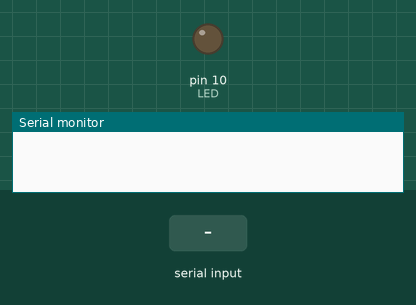
Simulated run of this sketch. Board: Arduino Uno, built with avr-gcc and run on an emulated ATmega328P. Shown: output pins drawn as LEDs (lit = HIGH), the last lines printed to the serial monitor. The test bench sets the inputs (shaded band).

Above: at 1.2 s.
1.3 s: "1" received over Serial
At 1.6 s:
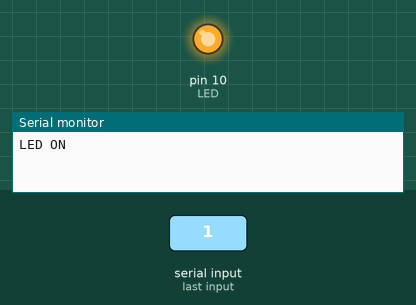
2.8 s: "0" received over Serial
At 4.0 s:
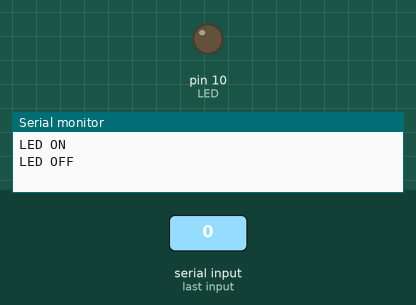
Timing chart, 0 to 5.8 s (numbered marks = the images above; inputs shaded):
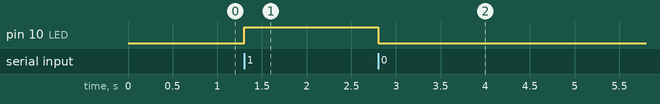

Measured:
- after the input at 1.3 s, pin 10 (LED): LOW → HIGH at once
- after the input at 2.8 s, pin 10 (LED): HIGH → LOW at once

The sketch:

Serial1.ino
```cpp
#define LED 10

void setup() {
  // 시리얼 통신 속도 (baudrate)
  Serial.begin(9600);
  // LED 출력 설정
  pinMode(LED, OUTPUT);

}

void loop() {
  // 데이터 송신 : 아두이노 -> PC
  /*
  Serial.print("sensor_value");
  Serial.println();
  delay(2000); */

  // 데이터 수신 : PC -> 아두이노
  if (Serial.available()) {
    char ch = Serial.read();
    if (ch == '1') {
      digitalWrite(LED, HIGH);
      //데이터 송신 : 아두이노 -> PC
      Serial.println("LED ON");
    }
    else if (ch == '0') {
      digitalWrite(LED, LOW);
      Serial.println("LED OFF");
    }
    delay(50);
  }
}
```
